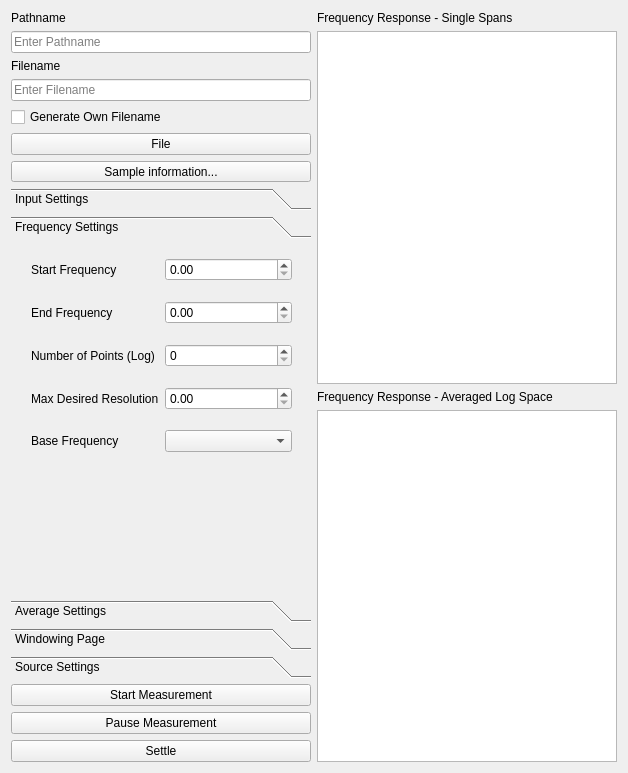
<?xml version="1.0" encoding="UTF-8"?>
<ui version="4.0">
 <class>Form</class>
 <widget class="QWidget" name="Form">
  <property name="geometry">
   <rect>
    <x>0</x>
    <y>0</y>
    <width>628</width>
    <height>773</height>
   </rect>
  </property>
  <property name="windowTitle">
   <string>Form</string>
  </property>
  <layout class="QHBoxLayout" name="horizontalLayout">
   <item>
    <layout class="QVBoxLayout" name="verticalLayout_2">
     <item>
      <widget class="QLabel" name="label_5">
       <property name="text">
        <string>Pathname</string>
       </property>
       <property name="buddy">
        <cstring>pathnameLe</cstring>
       </property>
      </widget>
     </item>
     <item>
      <widget class="QLineEdit" name="pathnameLe">
       <property name="text">
        <string/>
       </property>
       <property name="placeholderText">
        <string>Enter Pathname</string>
       </property>
      </widget>
     </item>
     <item>
      <widget class="QLabel" name="label_3">
       <property name="text">
        <string>Filename</string>
       </property>
       <property name="buddy">
        <cstring>fileNameLe</cstring>
       </property>
      </widget>
     </item>
     <item>
      <widget class="QLineEdit" name="fileNameLe">
       <property name="text">
        <string/>
       </property>
       <property name="placeholderText">
        <string>Enter Filename</string>
       </property>
      </widget>
     </item>
     <item>
      <widget class="QCheckBox" name="ownFilenameCheck">
       <property name="toolTip">
        <string>Type own filename name into line edit. Otherwise, use sample information button to autogenerate a file name.</string>
       </property>
       <property name="text">
        <string>Generate Own Filename</string>
       </property>
      </widget>
     </item>
     <item>
      <widget class="QPushButton" name="fileDialogPb">
       <property name="text">
        <string>File</string>
       </property>
      </widget>
     </item>
     <item>
      <widget class="QToolButton" name="sampleInfoPb">
       <property name="enabled">
        <bool>true</bool>
       </property>
       <property name="sizePolicy">
        <sizepolicy hsizetype="Minimum" vsizetype="Fixed">
         <horstretch>0</horstretch>
         <verstretch>0</verstretch>
        </sizepolicy>
       </property>
       <property name="toolTip">
        <string>Click to enter sample information.
 Must be done enable to start measurement.</string>
       </property>
       <property name="text">
        <string>Sample information...</string>
       </property>
      </widget>
     </item>
     <item>
      <widget class="QToolBox" name="toolBox">
       <property name="currentIndex">
        <number>1</number>
       </property>
       <widget class="QWidget" name="inputPage">
        <property name="geometry">
         <rect>
          <x>0</x>
          <y>0</y>
          <width>300</width>
          <height>364</height>
         </rect>
        </property>
        <attribute name="label">
         <string>Input Settings</string>
        </attribute>
       </widget>
       <widget class="QWidget" name="frequencyPage">
        <property name="geometry">
         <rect>
          <x>0</x>
          <y>0</y>
          <width>300</width>
          <height>364</height>
         </rect>
        </property>
        <attribute name="label">
         <string>Frequency Settings</string>
        </attribute>
        <widget class="QWidget" name="layoutWidget">
         <property name="geometry">
          <rect>
           <x>20</x>
           <y>0</y>
           <width>261</width>
           <height>227</height>
          </rect>
         </property>
         <layout class="QGridLayout" name="gridLayout">
          <item row="4" column="0">
           <widget class="QLabel" name="label_2">
            <property name="text">
             <string>Base Frequency</string>
            </property>
            <property name="buddy">
             <cstring>baseFrequencyCombo</cstring>
            </property>
           </widget>
          </item>
          <item row="4" column="1">
           <widget class="EnumComboBox" name="baseFrequencyCombo"/>
          </item>
          <item row="1" column="0">
           <widget class="QLabel" name="label_19">
            <property name="text">
             <string>End Frequency</string>
            </property>
           </widget>
          </item>
          <item row="0" column="1">
           <widget class="SilentDoubleSpinBox" name="startFrequencySb">
            <property name="maximum">
             <double>102400.000000000000000</double>
            </property>
           </widget>
          </item>
          <item row="3" column="1">
           <widget class="QDoubleSpinBox" name="maxDesiredResolutionSb"/>
          </item>
          <item row="1" column="1">
           <widget class="QDoubleSpinBox" name="endFrequencySb">
            <property name="maximum">
             <double>102400.000000000000000</double>
            </property>
           </widget>
          </item>
          <item row="3" column="0">
           <widget class="QLabel" name="label_21">
            <property name="text">
             <string>Max Desired Resolution</string>
            </property>
           </widget>
          </item>
          <item row="2" column="1">
           <widget class="QSpinBox" name="numberOfPointsLogSb">
            <property name="maximum">
             <number>1000000</number>
            </property>
           </widget>
          </item>
          <item row="2" column="0">
           <widget class="QLabel" name="label_22">
            <property name="text">
             <string>Number of Points (Log)</string>
            </property>
           </widget>
          </item>
          <item row="0" column="0">
           <widget class="QLabel" name="label_13">
            <property name="text">
             <string>Start Frequency</string>
            </property>
            <property name="buddy">
             <cstring>startFrequencySb</cstring>
            </property>
           </widget>
          </item>
         </layout>
        </widget>
       </widget>
       <widget class="QWidget" name="averagePage">
        <property name="geometry">
         <rect>
          <x>0</x>
          <y>0</y>
          <width>300</width>
          <height>364</height>
         </rect>
        </property>
        <attribute name="label">
         <string>Average Settings</string>
        </attribute>
        <widget class="QWidget" name="layoutWidget">
         <property name="geometry">
          <rect>
           <x>10</x>
           <y>10</y>
           <width>271</width>
           <height>251</height>
          </rect>
         </property>
         <layout class="QGridLayout" name="gridLayout_2">
          <item row="1" column="0">
           <widget class="QLabel" name="label_7">
            <property name="text">
             <string>Average Type</string>
            </property>
            <property name="buddy">
             <cstring>averageTypeCombo</cstring>
            </property>
           </widget>
          </item>
          <item row="1" column="1">
           <widget class="EnumComboBox" name="averageTypeCombo"/>
          </item>
          <item row="2" column="0">
           <widget class="QLabel" name="label_8">
            <property name="text">
             <string>FFT Average Type</string>
            </property>
            <property name="buddy">
             <cstring>fftAverageTypeCombo</cstring>
            </property>
           </widget>
          </item>
          <item row="2" column="1">
           <widget class="EnumComboBox" name="fftAverageTypeCombo"/>
          </item>
          <item row="3" column="0">
           <widget class="QLabel" name="label_9">
            <property name="text">
             <string>Number of Averages</string>
            </property>
            <property name="buddy">
             <cstring>numberOfAveragesSb</cstring>
            </property>
           </widget>
          </item>
          <item row="3" column="1">
           <widget class="SilentSpinBox" name="numberOfAveragesSb"/>
          </item>
          <item row="4" column="0">
           <widget class="QLabel" name="label_10">
            <property name="text">
             <string>FFT Time Record Increment</string>
            </property>
            <property name="buddy">
             <cstring>fftTimeRecordIncrementSb</cstring>
            </property>
           </widget>
          </item>
          <item row="4" column="1">
           <widget class="SilentDoubleSpinBox" name="fftTimeRecordIncrementSb"/>
          </item>
          <item row="5" column="0">
           <widget class="QLabel" name="label_11">
            <property name="text">
             <string>Overload Reject</string>
            </property>
            <property name="buddy">
             <cstring>overloadRejectCombo</cstring>
            </property>
           </widget>
          </item>
          <item row="5" column="1">
           <widget class="EnumComboBox" name="overloadRejectCombo"/>
          </item>
          <item row="6" column="0">
           <widget class="QLabel" name="label_12">
            <property name="text">
             <string>Trigger Average Mode</string>
            </property>
            <property name="buddy">
             <cstring>triggerAverageModeCombo</cstring>
            </property>
           </widget>
          </item>
          <item row="6" column="1">
           <widget class="EnumComboBox" name="triggerAverageModeCombo"/>
          </item>
          <item row="0" column="0">
           <widget class="SilentCheckBox" name="computeAverageCheck">
            <property name="text">
             <string>Compute Average</string>
            </property>
           </widget>
          </item>
         </layout>
        </widget>
       </widget>
       <widget class="QWidget" name="windowPage">
        <property name="geometry">
         <rect>
          <x>0</x>
          <y>0</y>
          <width>300</width>
          <height>364</height>
         </rect>
        </property>
        <attribute name="label">
         <string>Windowing Page</string>
        </attribute>
        <widget class="QWidget" name="layoutWidget">
         <property name="geometry">
          <rect>
           <x>10</x>
           <y>10</y>
           <width>231</width>
           <height>111</height>
          </rect>
         </property>
         <layout class="QGridLayout" name="gridLayout_3">
          <item row="0" column="0">
           <widget class="QLabel" name="label_16">
            <property name="text">
             <string>Window Type</string>
            </property>
           </widget>
          </item>
          <item row="0" column="1" colspan="2">
           <widget class="EnumComboBox" name="windowTypeCombo"/>
          </item>
          <item row="1" column="0">
           <widget class="QLabel" name="label_17">
            <property name="text">
             <string>Force Or Exponential</string>
            </property>
           </widget>
          </item>
          <item row="1" column="1" colspan="2">
           <widget class="EnumComboBox" name="forceOrExponentialCombo"/>
          </item>
          <item row="3" column="0" colspan="2">
           <widget class="QLabel" name="label_18">
            <property name="text">
             <string>Exponential Time Constant</string>
            </property>
           </widget>
          </item>
          <item row="3" column="2">
           <widget class="SilentDoubleSpinBox" name="expoWindowTimeConstantSb"/>
          </item>
          <item row="2" column="0">
           <widget class="QLabel" name="label_6">
            <property name="text">
             <string>Force Length</string>
            </property>
           </widget>
          </item>
          <item row="2" column="2">
           <widget class="SilentDoubleSpinBox" name="forceLengthSb"/>
          </item>
         </layout>
        </widget>
       </widget>
       <widget class="QWidget" name="sourcePage">
        <property name="geometry">
         <rect>
          <x>0</x>
          <y>0</y>
          <width>300</width>
          <height>364</height>
         </rect>
        </property>
        <attribute name="label">
         <string>Source Settings</string>
        </attribute>
       </widget>
      </widget>
     </item>
     <item>
      <widget class="QPushButton" name="startPb">
       <property name="text">
        <string>Start Measurement</string>
       </property>
      </widget>
     </item>
     <item>
      <widget class="QPushButton" name="pausePb">
       <property name="text">
        <string>Pause Measurement</string>
       </property>
      </widget>
     </item>
     <item>
      <widget class="QPushButton" name="settlePb">
       <property name="text">
        <string>Settle</string>
       </property>
      </widget>
     </item>
    </layout>
   </item>
   <item>
    <layout class="QVBoxLayout" name="verticalLayout">
     <item>
      <widget class="QLabel" name="label_14">
       <property name="text">
        <string>Frequency Response - Single Spans</string>
       </property>
       <property name="buddy">
        <cstring>display1Plot</cstring>
       </property>
      </widget>
     </item>
     <item>
      <widget class="PlotWidget" name="display1Plot"/>
     </item>
     <item>
      <widget class="QLabel" name="label_15">
       <property name="text">
        <string>Frequency Response - Averaged Log Space</string>
       </property>
       <property name="buddy">
        <cstring>display2Plot</cstring>
       </property>
      </widget>
     </item>
     <item>
      <widget class="PlotWidget" name="display2Plot"/>
     </item>
    </layout>
   </item>
  </layout>
 </widget>
 <customwidgets>
  <customwidget>
   <class>EnumComboBox</class>
   <extends>QComboBox</extends>
   <header>SilentWidgets</header>
  </customwidget>
  <customwidget>
   <class>SilentCheckBox</class>
   <extends>QCheckBox</extends>
   <header>SilentWidgets</header>
  </customwidget>
  <customwidget>
   <class>PlotWidget</class>
   <extends>QGraphicsView</extends>
   <header>pyqtgraph</header>
  </customwidget>
  <customwidget>
   <class>SilentDoubleSpinBox</class>
   <extends>QDoubleSpinBox</extends>
   <header>SilentWidgets</header>
  </customwidget>
  <customwidget>
   <class>SilentSpinBox</class>
   <extends>QSpinBox</extends>
   <header>SilentWidgets</header>
  </customwidget>
 </customwidgets>
 <resources/>
 <connections/>
</ui>
